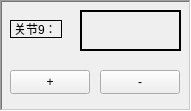
     <widget class="QFrame" name="robotframe9">
      <property name="enabled">
       <bool>true</bool>
      </property>
      <property name="geometry">
       <rect>
        <x>420</x>
        <y>150</y>
        <width>191</width>
        <height>111</height>
       </rect>
      </property>
      <property name="sizePolicy">
       <sizepolicy hsizetype="Fixed" vsizetype="Fixed">
        <horstretch>0</horstretch>
        <verstretch>0</verstretch>
       </sizepolicy>
      </property>
      <property name="frameShape">
       <enum>QFrame::WinPanel</enum>
      </property>
      <property name="frameShadow">
       <enum>QFrame::Sunken</enum>
      </property>
      <widget class="QPushButton" name="pushButton_33">
       <property name="geometry">
        <rect>
         <x>10</x>
         <y>70</y>
         <width>80</width>
         <height>24</height>
        </rect>
       </property>
       <property name="sizePolicy">
        <sizepolicy hsizetype="Fixed" vsizetype="Fixed">
         <horstretch>0</horstretch>
         <verstretch>0</verstretch>
        </sizepolicy>
       </property>
       <property name="text">
        <string>+</string>
       </property>
      </widget>
      <widget class="QPushButton" name="pushButton_34">
       <property name="geometry">
        <rect>
         <x>100</x>
         <y>70</y>
         <width>80</width>
         <height>24</height>
        </rect>
       </property>
       <property name="sizePolicy">
        <sizepolicy hsizetype="Fixed" vsizetype="Fixed">
         <horstretch>0</horstretch>
         <verstretch>0</verstretch>
        </sizepolicy>
       </property>
       <property name="text">
        <string>-</string>
       </property>
      </widget>
      <widget class="QLabel" name="axisposition9">
       <property name="enabled">
        <bool>true</bool>
       </property>
       <property name="geometry">
        <rect>
         <x>80</x>
         <y>10</y>
         <width>101</width>
         <height>41</height>
        </rect>
       </property>
       <property name="sizePolicy">
        <sizepolicy hsizetype="Fixed" vsizetype="Fixed">
         <horstretch>0</horstretch>
         <verstretch>0</verstretch>
        </sizepolicy>
       </property>
       <property name="frameShape">
        <enum>QFrame::WinPanel</enum>
       </property>
       <property name="frameShadow">
        <enum>QFrame::Plain</enum>
       </property>
       <property name="text">
        <string/>
       </property>
      </widget>
      <widget class="QLabel" name="axisname9">
       <property name="geometry">
        <rect>
         <x>10</x>
         <y>20</y>
         <width>52</width>
         <height>18</height>
        </rect>
       </property>
       <property name="sizePolicy">
        <sizepolicy hsizetype="Fixed" vsizetype="Fixed">
         <horstretch>0</horstretch>
         <verstretch>0</verstretch>
        </sizepolicy>
       </property>
       <property name="frameShape">
        <enum>QFrame::Box</enum>
       </property>
       <property name="text">
        <string>关节9：</string>
       </property>
      </widget>
     </widget>
